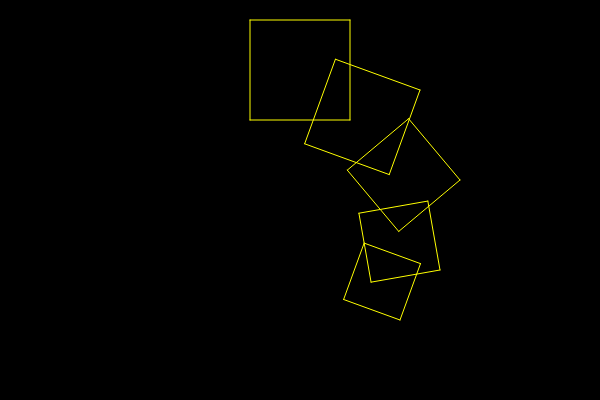
Frame 1 (no input)
Frame 60 (no input): identical to frame 1, image omitted
Frame 120 (the mouse pressed at the canvas centre since frame 60): identical to frame 1, image omitted

The p5.js sketch that drew this single still picture (run headless with seeded random() and noise() and a simulated clock; from frame 60 on, the mouse is pressed at the canvas centre):

// p5.js sketch
// ── sketch.js
function setup() {
  createCanvas(600,400);
  background("black");
  
  // for (i=0; i<5; i++) {
  //     var turtle = makeTurtle(250+200*i,20+50*i);
  //     turtle.penDown();
  //     turtle.setColor("yellow");
  //     turtle.forward(100-10*i);
  //     turtle.right(90);
  //     turtle.forward(100);
  //     turtle.right(90);
  //     turtle.forward(100);
  //     turtle.right(90);
  //     turtle.forward(100);
  //     turtle.penUp();
  // }

  var turtle = makeTurtle(250,20);
  turtle.penDown();
  turtle.setColor("yellow");
  turtle.forward(100);
  turtle.right(90);
  turtle.forward(100);
  turtle.right(90);
  turtle.forward(100);
  turtle.right(90);
  turtle.forward(100);
  turtle.penUp();

  var turtle2 = makeTurtle(420,90);
  turtle2.penDown();
  turtle2.setColor("yellow");
  turtle2.right(110);
  turtle2.forward(90);
  turtle2.right(90);
  turtle2.forward(90);
  turtle2.right(90);
  turtle2.forward(90);
  turtle2.right(90);
  turtle2.forward(90);
  turtle2.penUp();

  var turtle3 = makeTurtle(460,180);
  turtle3.penDown();
  turtle3.setColor("yellow");
  turtle3.right(140);
  turtle3.forward(80);
  turtle3.right(90);
  turtle3.forward(80);
  turtle3.right(90);
  turtle3.forward(80);
  turtle3.right(90);
  turtle3.forward(80);
  turtle3.penUp();

  var turtle4 = makeTurtle(440,270);
  turtle4.penDown();
  turtle4.setColor("yellow");
  turtle4.right(170);
  turtle4.forward(70);
  turtle4.right(90);
  turtle4.forward(70);
  turtle4.right(90);
  turtle4.forward(70);
  turtle4.right(90);
  turtle4.forward(70);
  turtle4.penUp();

  var turtle5 = makeTurtle(400,320);
  turtle5.penDown();
  turtle5.setColor("yellow");
  turtle5.right(200);
  turtle5.forward(60);
  turtle5.right(90);
  turtle5.forward(60);
  turtle5.right(90);
  turtle5.forward(60);
  turtle5.right(90);
  turtle5.forward(60);
  turtle5.penUp();  
}

function draw() {
}

function turtleLeft(d) {
    this.angle -= d;
}
 
 
function turtleRight(d) {
    this.angle += d;
}
 
 
function turtleForward(p) {
    var rad = radians(this.angle);
    var newx = this.x + cos(rad) * p;
    var newy = this.y + sin(rad) * p;
    this.goto(newx, newy);
}
 
 
function turtleBack(p) {
    this.forward(-p);
}
 
 
function turtlePenDown() {
    this.penIsDown = true;
}
 
 
function turtlePenUp() {
    this.penIsDown = false;
}
 
 
function turtleGoTo(x, y) {
    if (this.penIsDown) {
      stroke(this.color);
      strokeWeight(this.weight);
      line(this.x, this.y, x, y);
    }
    this.x = x;
    this.y = y;
}
 
 
function turtleDistTo(x, y) {
    return sqrt(sq(this.x - x) + sq(this.y - y));
}
 
 
function turtleAngleTo(x, y) {
    var absAngle = degrees(atan2(y - this.y, x - this.x));
    var angle = ((absAngle - this.angle) + 360) % 360.0;
    return angle;
}
 
 
function turtleTurnToward(x, y, d) {
    var angle = this.angleTo(x, y);
    if (angle < 180) {
        this.angle += d;
    } else {
        this.angle -= d;
    }
}
 
 
function turtleSetColor(c) {
    this.color = c;
}
 
 
function turtleSetWeight(w) {
    this.weight = w;
}
 
 
function turtleFace(angle) {
    this.angle = angle;
}
 
 
function makeTurtle(tx, ty) {
    var turtle = {x: tx, y: ty,
                  angle: 0.0, 
                  penIsDown: true,
                  color: color(128),
                  weight: 1,
                  left: turtleLeft, right: turtleRight,
                  forward: turtleForward, back: turtleBack,
                  penDown: turtlePenDown, penUp: turtlePenUp,
                  goto: turtleGoTo, angleto: turtleAngleTo,
                  turnToward: turtleTurnToward,
                  distanceTo: turtleDistTo, angleTo: turtleAngleTo,
                  setColor: turtleSetColor, setWeight: turtleSetWeight,
                  face: turtleFace};
    return turtle;
}
